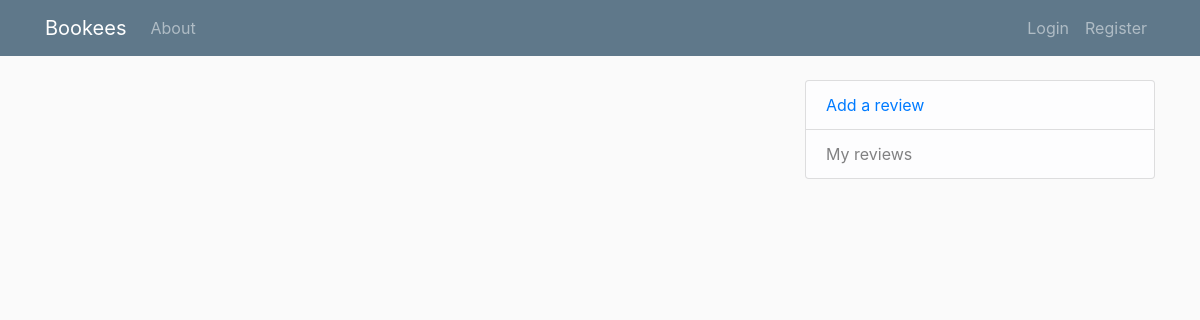
The app's page /, older data.
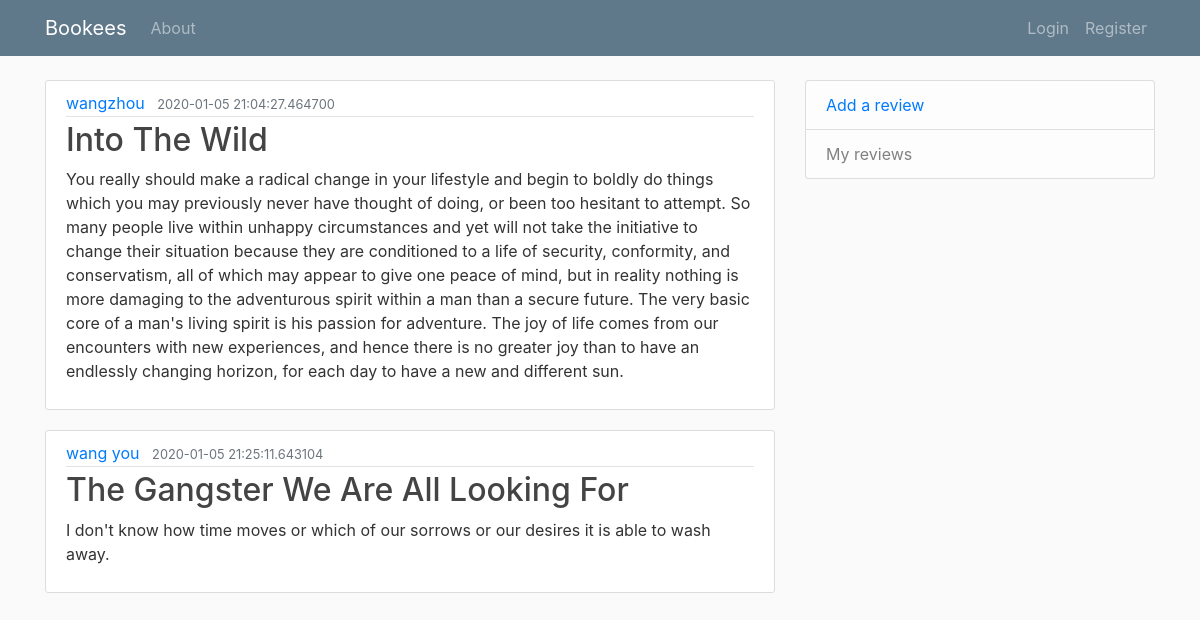
The same page, newer data.
### booksite/models.py (models this page shows, shortened)
class Post(db.Model):
    id = db.Column(db.Integer, primary_key=True)
    title = db.Column(db.String(100), nullable=False)
    date_posted = db.Column(db.DateTime, nullable=False, default=datetime.utcnow)
    content = db.Column(db.Text, nullable=False)
    user_id = db.Column(db.Integer, db.ForeignKey('user.id'), nullable=False)

class User(db.Model, UserMixin):
    id = db.Column(db.Integer, primary_key=True)
    username = db.Column(db.String(20), unique=True, nullable=False)
    email = db.Column(db.String(120), unique=True, nullable=False)
    image_file = db.Column(db.String(20), nullable=False, default='default.jpg')
    password = db.Column(db.String(60), nullable=False)
    posts = db.relationship('Post', backref='author', lazy=True) # it runs a query on the post table and graps all posts posted by this user

### booksite/routes.py (the view)
@app.route("/", methods=["GET", "POST"])
def index():
    title = "bookees"
    headline = "Welcome to the booksite!"
    if session.get("reviews") is None:
        session["reviews"] = []
    if request.method == "POST":
        review = request.form.get("review")
        if review not in session["reviews"]:
            session["reviews"].append(review)
    posts=Post.query.all()
    return render_template("index.html", title=title, headline=headline, posts=posts, reviews = session["reviews"])

### booksite/templates/index.html (shortened to what this page needs)
{% extends "layout.html" %}
{% block body %}
   {% for post in posts %}
      <article class="media content-section">
        <div class="media-body">
          <div class="article-metadata">
            <a class="mr-2" href="#">{{ post.author.username  }}</a>
            <small class="text-muted">{{ post.date_posted }}</small>
          </div>
          <h2><a class="article-title" href="{{ url_for('post', post_id=post.id) }}">{{ post.title }}</a></h2>
          <p class="article-content">{{ post.content }}</p>
        </div>
      </article>
   {% endfor %}
{% endblock body%} # explict ending of the block

### booksite/templates/layout.html (shortened to what this page needs)
<!DOCTYPE html>
<html>
<head>
	<link rel="stylesheet" href="https://maxcdn.bootstrapcdn.com/bootstrap/4.0.0/css/bootstrap.min.css">
	<link rel="stylesheet" type="text/css" href="{{ url_for('static', filename='main.css') }}">
</head>
<body>
	<header class="site-header">
		<nav class="navbar navbar-expand-md navbar-dark bg-steel fixed-top">
			<div class="container">
				<a class="navbar-brand mr-3" href="/">Bookees</a>
				<div class="collapse navbar-collapse" id="navbarToggle">
					<div class="navbar-nav mr-auto">
						<a class="nav-item nav-link" href="{{url_for('about')}}">About</a>
					</div>
	            <div class="navbar-nav">
	              {% if current_user.is_authenticated %}
	                <a class="nav-item nav-link" href="{{ url_for('account') }}">{{current_user.username }}</a>
	                <a class="nav-item nav-link" href="{{ url_for('logout') }}">Logout</a>
	              {% else %}
	                <a class="nav-item nav-link" href="{{ url_for('login') }}">Login</a>
	                <a class="nav-item nav-link" href="{{ url_for('register') }}">Register</a>
	              {% endif %}
	            </div>
				</div>
			</div>
		</nav>
	</header>
	<main role="main" class="container">
	  <div class="row">
	    <div class="col-md-8">
			{% block body %}{% endblock %}
	    </div>
	    <div class="col-md-4">
	          <ul class="list-group">
	            <li class="list-group-item list-group-item-light"><a href="{{ url_for('new_post') }}">Add a review</a></li>
	            <li class="list-group-item list-group-item-light">My reviews</li>
	          </ul>
	    </div>
	  </div>
	</main>
</body>
</html>

### booksite/static/main.css (style rules this page uses)
body { background: #fafafa; color: #333333; margin-top: 5rem; }
h1, h2, h3, h4, h5, h6 { color: #444444; }
.bg-steel { background-color: #5f788a; }
.site-header .navbar-nav .nav-link { color: ##ff69b4; }
.content-section { background: #ffffff; padding: 10px 20px; border: 1px solid #dddddd; border-radius: 3px; margin-bottom: 20px; }
.article-title { color: #444444; }
.article-content { white-space: pre-line; }
.article-metadata { padding-bottom: 1px; margin-bottom: 4px; border-bottom: 1px solid #e3e3e3 }

Row changes from the older to the newer data that the page shows:
added Post: author.username "wangzhou", date_posted "2020-01-05 21:04:27.464700", title "Into The Wild", content "You really should make a radical change in your lifestyle and begin to boldly do things which you may previously never have thought of doing, or been too hesitant to attempt. So many people live within unhappy circumstances and yet will not take the initiative to change their situation because they are conditioned to a life of security, conformity, and conservatism, all of which may appear to give one peace of mind, but in reality nothing is more damaging to the adventurous spirit within a man than a secure future. The very basic core of a man's living spirit is his passion for adventure. The joy of life comes from our encounters with new experiences, and hence there is no greater joy than…"
added Post: author.username "wang you", date_posted "2020-01-05 21:25:11.643104", title "The Gangster We Are All Looking For", content "I don't know how time moves or which of our sorrows or our desires it is able to wash away."
